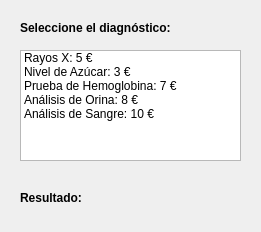
<?xml version="1.0" encoding="UTF-8"?>
<ui version="4.0">
 <class>frmDiagnostico</class>
 <widget class="QDialog" name="frmDiagnostico">
  <property name="geometry">
   <rect>
    <x>0</x>
    <y>0</y>
    <width>261</width>
    <height>232</height>
   </rect>
  </property>
  <property name="windowTitle">
   <string>Diagnósticos</string>
  </property>
  <widget class="QListWidget" name="listDiagnosticos">
   <property name="geometry">
    <rect>
     <x>20</x>
     <y>50</y>
     <width>221</width>
     <height>111</height>
    </rect>
   </property>
   <item>
    <property name="text">
     <string>Rayos X: 5 €</string>
    </property>
   </item>
   <item>
    <property name="text">
     <string>Nivel de Azúcar: 3 €</string>
    </property>
   </item>
   <item>
    <property name="text">
     <string>Prueba de Hemoglobina: 7 €</string>
    </property>
   </item>
   <item>
    <property name="text">
     <string>Análisis de Orina: 8 €</string>
    </property>
   </item>
   <item>
    <property name="text">
     <string>Análisis de Sangre: 10 €</string>
    </property>
   </item>
  </widget>
  <widget class="QLabel" name="lblDiagnostico">
   <property name="geometry">
    <rect>
     <x>20</x>
     <y>20</y>
     <width>151</width>
     <height>16</height>
    </rect>
   </property>
   <property name="font">
    <font>
     <weight>75</weight>
     <bold>true</bold>
    </font>
   </property>
   <property name="text">
    <string>Seleccione el diagnóstico:</string>
   </property>
  </widget>
  <widget class="QLabel" name="lblResultado">
   <property name="geometry">
    <rect>
     <x>20</x>
     <y>190</y>
     <width>71</width>
     <height>16</height>
    </rect>
   </property>
   <property name="font">
    <font>
     <weight>75</weight>
     <bold>true</bold>
    </font>
   </property>
   <property name="text">
    <string>Resultado:</string>
   </property>
  </widget>
  <widget class="QLabel" name="lblResultado2">
   <property name="geometry">
    <rect>
     <x>90</x>
     <y>190</y>
     <width>151</width>
     <height>16</height>
    </rect>
   </property>
   <property name="text">
    <string/>
   </property>
  </widget>
 </widget>
 <resources/>
 <connections/>
</ui>
